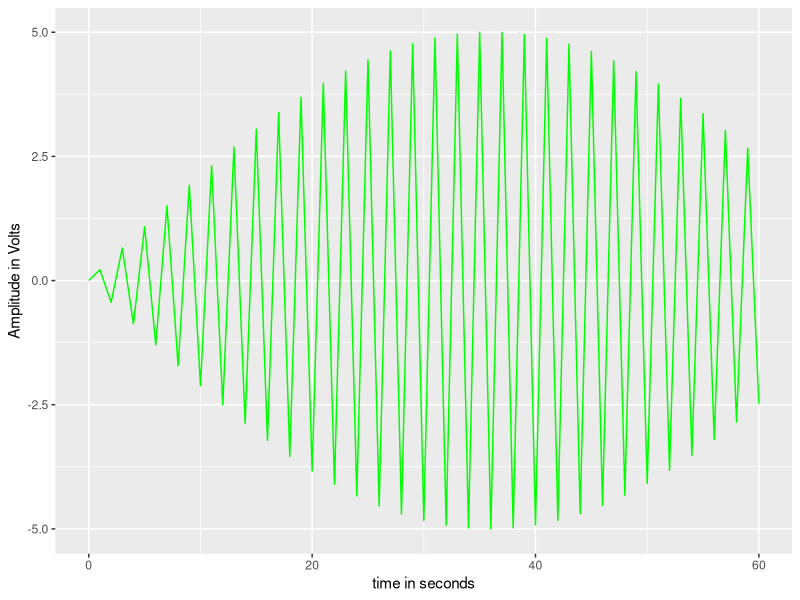

R code for this plot:
## ---- chunk 1
library(ggplot2)
t <- seq(0,60,1)
f <- 1000
a <- 5
omega <- 2 * 3.14 * f
msg_signal <- (a * sin(omega * t))
qplot(t, msg_signal, geom = "line",xlab = "time in seconds",
      ylab = "Amplitude in Volts", colour = I("green"))
